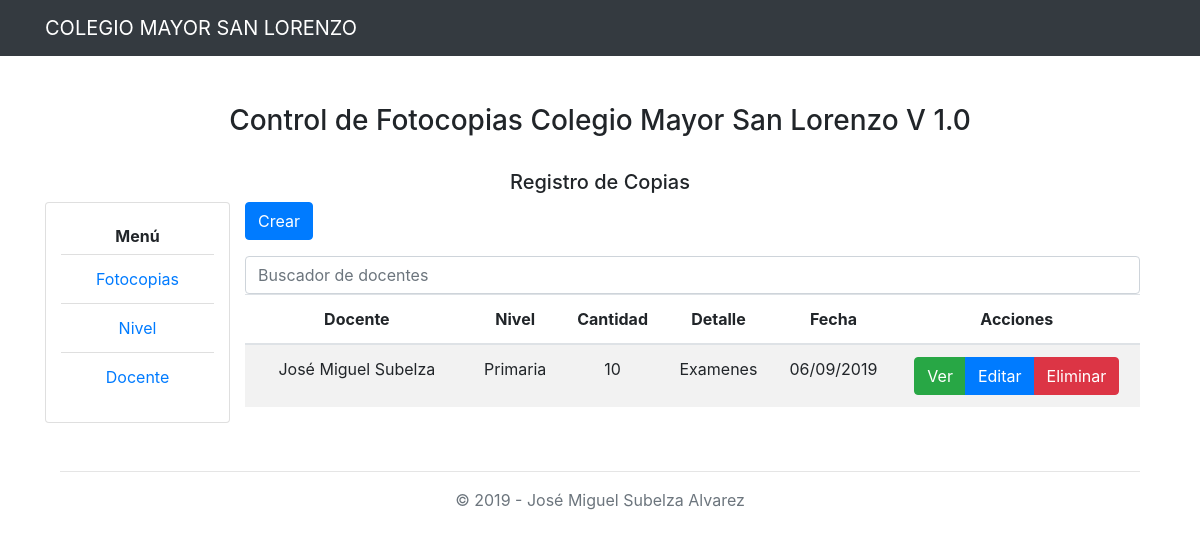
Before: /copia/ with the older database file.
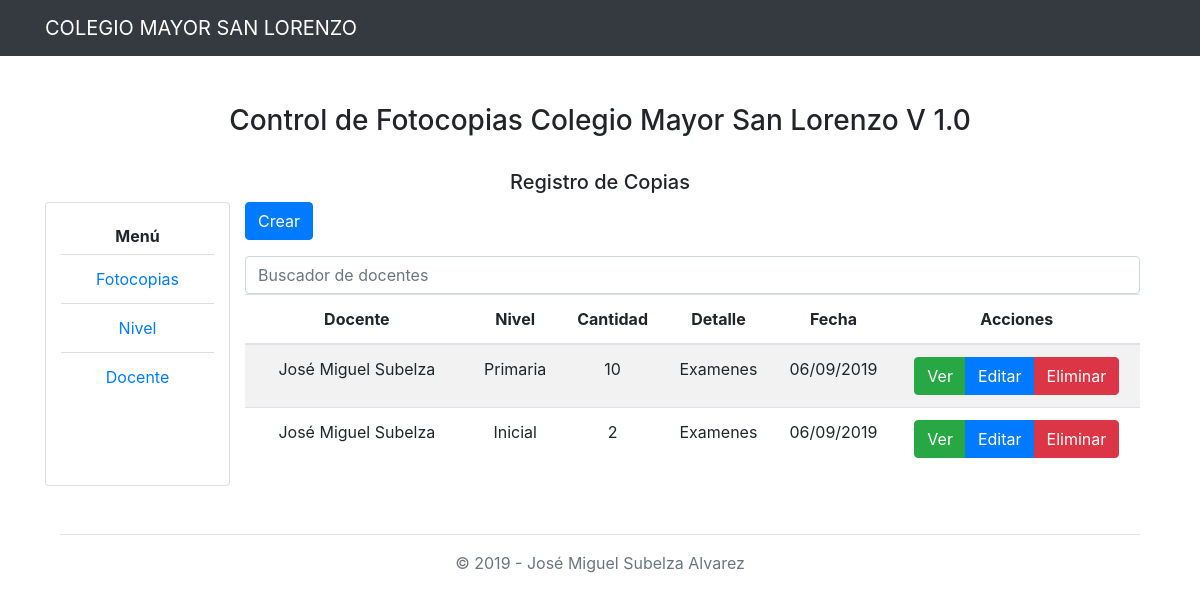
After: the same page with the newer database file.
### apps/copias/models.py (models this page shows, shortened)
class Copia(models.Model):
    docente = models.ForeignKey(Docente, on_delete=models.CASCADE, verbose_name='Docente', null=False)
    nivel = models.ForeignKey(Nivel, on_delete=models.CASCADE, verbose_name='Nivel', null=False)
    cantidad = models.IntegerField(null=False)
    detalle = models.CharField(null=True, max_length=300)
    fecha = models.DateField(verbose_name='Fecha', null=True)
    class Meta:
        ordering = ('-fecha',)

class Docente(models.Model):
    name = models.CharField(null=False, max_length=150, verbose_name='Nombre completo')
    def __str__(self):
        return '{}'.format(self.name)

class Nivel(models.Model):
    name = models.CharField(null=False, max_length=150, verbose_name='Descripción')
    def __str__(self):
        return '{}'.format(self.name)

### apps/copias/views.py (the view)
# urls.py: path('copia/', CopiaList.as_view(template_name="copia/index.html"), name='copia_lista'),
class CopiaList(ListView):
    model = Copia
    paginate_by = 5

### templates/copia/index.html (shortened to what this page needs)
{% extends 'base/base.html' %}
{% load staticfiles %}
{% load bootstrap4 %}
{% load widget_tweaks %}
{% block content %}
    <main role="main">
        <div class="container text-center mt-5">
            <div class="row mb-4">
                <div class="col-md-12">
                    <h1 style="font-size: 28px;">Control de Fotocopias Colegio Mayor San Lorenzo V 1.0 </h1>
                </div>
            </div>
            <div class="row">
                <div class="col-md-12">
                    <h5>Registro de Copias</h5>
                </div>
            </div>
            <div class="row mb-5">
                <div class="card col-md-2">
                    <h6 class="mt-4"><strong>Menú</strong></h6>
                    <ul class="list-group list-group-flush">
                        <li class="list-group-item"><a href="{% url 'copia_lista' %}">Fotocopias</a></li>
                        <li class="list-group-item"><a href="{% url 'nivel_lista' %}">Nivel</a></li>
                        <li class="list-group-item"><a href="{% url 'docente_lista' %}">Docente</a></li>
                    </ul>
                </div>
                <div class="col-md-10">
                    <div class="table-responsive">
                        <div align="left" class="btn_crear mb-3">
                            <a href="crear" type="button" class="btn btn-primary">Crear</a>
                        </div>
                        <form action="buscador" method="GET">
                            <input name="q" placeholder="Buscador de docentes" id="buscador" class="form-control">
                        </form>
                        <table class="table table-striped table-hover">
                            <thead>
                            <tr>
                                <th width="25%">Docente</th>
                                <th>Nivel</th>
                                <th>Cantidad</th>
                                <th>Detalle</th>
                                <th>Fecha</th>
                                <th>Acciones</th>
                            </tr>
                            </thead>
                            <tbody>
                            {% for object in object_list %}
                                <tr>
                                    <td>{{ object.docente }}</td>
                                    <td>{{ object.nivel }}</td>
                                    <td>{{ object.cantidad }}</td>
                                    <td>{{ object.detalle }}</td>
                                    <td>{{ object.fecha|date:"d/m/Y" }}</td>
                                    <td>
                                        <form method="POST" action="eliminar/{{ object.id }}">
                                            <div class="btn-group">
                                                <a href="detalle/{{ object.id }}" title="Ver" type="button"
                                                   class="btn btn-success">Ver </a>
                                                <a href="editar/{{ object.id }}" title="Editar" type="button"
                                                   class="btn btn-primary">Editar </a>
                                                <button class="btn btn-danger" onclick="return eliminar();"
                                                        type="submit">
                                                    Eliminar
                                                </button>
                                            </div>
                                        </form>
                                    </td>
                                </tr>
                            {% endfor %}
                            </tbody>
                        </table>
                    </div>
            </div>
        </div>
        <hr>
        </div>
    </main>
{% endblock %}

Changed rows visible on the page:
added Copia: docente "José Miguel Subelza", nivel "Inicial", cantidad "2", detalle "Examenes", fecha "06/09/2019"
